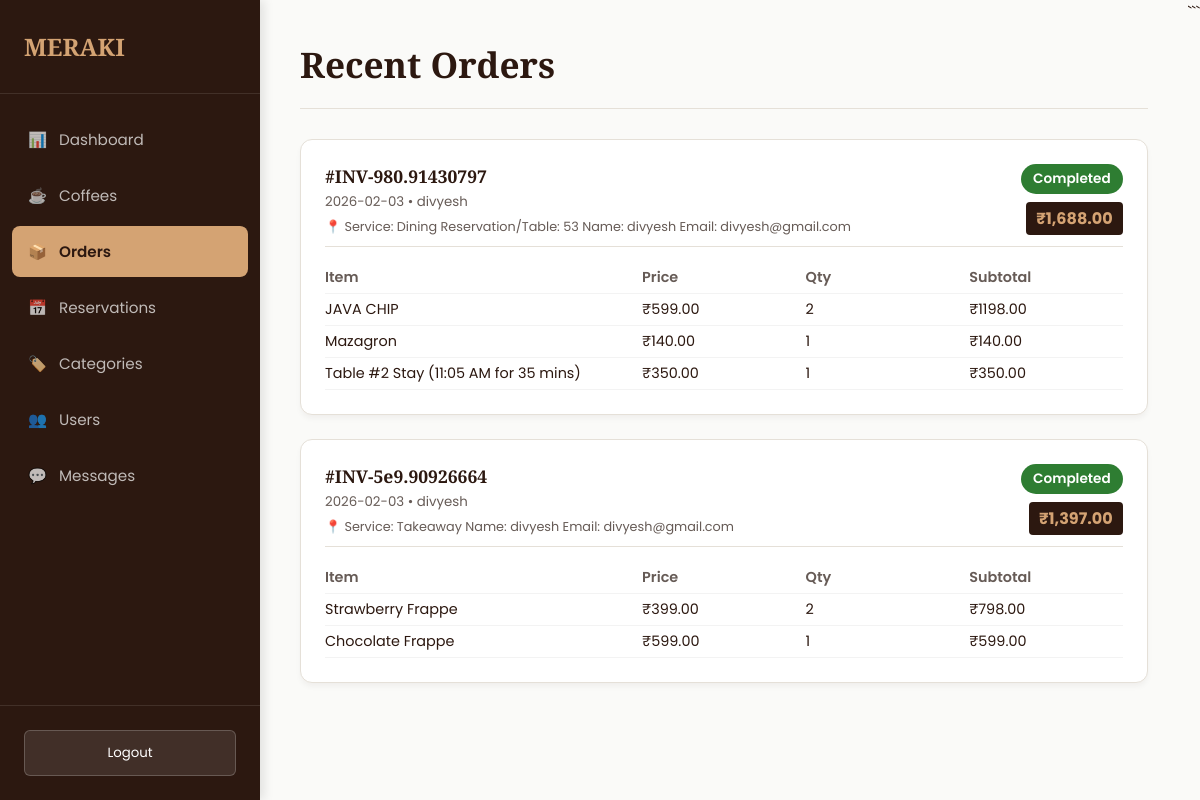
Screenshot of /Admin/orders.php (signed in) with the database file from the repository.
### tables this page shows
CREATE TABLE `orders` (
  `id` int(11) NOT NULL,
  `price` decimal(10,2) NOT NULL,
  `title` varchar(100) NOT NULL,
  `quantity` int(11) NOT NULL,
  `subtotal_amount` decimal(10,2) NOT NULL,
  `date` date NOT NULL,
  `invoice_number` varchar(100) NOT NULL,
  `status` varchar(20) DEFAULT 'Pending',
  `user_id` int(11) NOT NULL,
  `address` text NOT NULL,
  `phone` varchar(20) DEFAULT NULL
);

### Admin/orders.php (the view, shortened to what this page needs)
<?php
include '../db_connect.php';
$orders = [];
if (!$conn->connect_errno) {
    $res = $conn->query("SELECT o.*, u.username FROM orders o LEFT JOIN users u ON o.user_id = u.id ORDER BY o.date DESC, o.invoice_number DESC LIMIT 100");
    if ($res) {
        while ($row = $res->fetch_assoc()) {
            $inv = $row['invoice_number'];
            if (!isset($orders[$inv])) {
                $orders[$inv] = [
                    'invoice' => $inv,
                    'date' => $row['date'],
                    'user' => $row['username'] ?? 'Guest',
                    'address' => $row['address'],
                    'total' => 0,
                    'items' => [],
                    'status' => $row['status']
                ];
            }
            $orders[$inv]['items'][] = $row;
            $orders[$inv]['total'] += (float) $row['subtotal_amount'];
        }
    }
}
?>
<!DOCTYPE html>
<html lang="en">
<head>
</head>
<body>
    <?php include 'sidebar.php'; ?>
    <main class="main-content">
        <div class="page-header">
            <h1>Recent Orders</h1>
        </div>
        <?php foreach ($orders as $o): ?>
            <div class="card">
                <div class="order-header">
                    <div>
                        <h3 style="font-size:1.1rem;">#<?php echo $o['invoice']; ?></h3>
                        <small style="color:var(--text-secondary);"><?php echo $o['date']; ?> •
                            <?php echo $o['user']; ?></small>
                        <div style="font-size:0.8rem; margin-top:5px; color:var(--text-secondary);">📍
                            <?php echo htmlspecialchars($o['address']); ?>
                        </div>
                    </div>
                    <div>
                        <div style="display:flex; align-items:center; gap:15px;">
                            <?php
                            $order_time = strtotime($o['date']);
                            $is_recent = (time() - $order_time) < 86400;
                            $dbStatus = $o['status'] ?? 'Pending';
                            $displayStatus = $dbStatus;
                            if (($dbStatus === 'Pending' || $dbStatus === 'Confirmed') && !$is_recent) {
                                $displayStatus = 'Completed';
                            }
                            $badgeColor = ($displayStatus === 'Completed' || $displayStatus === 'Confirmed') ? '#2e7d32' : (($displayStatus === 'Cancelled') ? '#c62828' : '#f57c00');
                            ?>
                            <span
                                style="padding: 5px 12px; border-radius: 20px; font-size: 0.85rem; font-weight: 600; background: <?php echo $badgeColor; ?>; color: white;">
                                <?php echo $displayStatus; ?>
                            </span>
                        </div>
                        <div style="text-align:right; margin-top:12px;"><span
                                class="total-badge">₹<?php echo number_format($o['total'], 2); ?></span></div>
                    </div>
                </div>
                <div>
                    <div class="order-item-row" style="font-weight:600; color:var(--text-secondary);">
                        <div>Item</div>
                        <div>Price</div>
                        <div>Qty</div>
                        <div>Subtotal</div>
                    </div>
                    <?php foreach ($o['items'] as $item): ?>
                        <div class="order-item-row">
                            <div><?php echo $item['title']; ?></div>
                            <div>₹<?php echo $item['price']; ?></div>
                            <div><?php echo $item['quantity']; ?></div>
                            <div>₹<?php echo $item['subtotal_amount']; ?></div>
                        </div>
                    <?php endforeach; ?>
                </div>
            </div>
        <?php endforeach; ?>
    </main>
</body>
</html>```

### Admin/sidebar.php
<?php $cp = basename($_SERVER['PHP_SELF']); ?>
<aside class="sidebar">
    <div class="sidebar-brand">
        <span>MERAKI</span> <br><small style="font-size:0.7rem; font-family:'Poppins'; opacity:0.7;"></small>
    </div>
    <nav class="sidebar-nav">
        <a href="index.php" class="nav-link <?php echo $cp=='index.php'?'active':''; ?>">
            <span>📊</span> Dashboard
        </a>
        <a href="shop.php" class="nav-link <?php echo $cp=='shop.php'?'active':''; ?>">
            <span>☕</span> Coffees
        </a>
        <a href="orders.php" class="nav-link <?php echo $cp=='orders.php'?'active':''; ?>">
            <span>📦</span> Orders
        </a>
        <a href="table.php" class="nav-link <?php echo $cp=='table.php'?'active':''; ?>">
            <span>📅</span> Reservations
        </a>
        <a href="categories.php" class="nav-link <?php echo $cp=='categories.php'?'active':''; ?>">
            <span>🏷️</span> Categories
        </a>
        <a href="users.php" class="nav-link <?php echo $cp=='users.php'?'active':''; ?>">
            <span>👥</span> Users
        </a>
        <a href="contact.php" class="nav-link <?php echo $cp=='contact.php'?'active':''; ?>">
            <span>💬</span> Messages
        </a>
    </nav>
    <div class="sidebar-footer">
        <button class="btn-logout" onclick="window.location.href='logout.php'">Logout</button>
    </div>
</aside>

### Admin/styles.php (style rules this page uses)
:root { --sidebar-bg: #2C1810; --sidebar-hover: #3E2C26; --sidebar-active: #D4A373; --sidebar-text: #F3F0EB; --main-bg: #FAFAF8; --card-bg: #FFFFFF; --text-primary: #2C1810; --text-secondary: #665b56; --accent: #D4A373; --accent-hover: #b08d55; --border: #E5E0D8; --shadow: 0 4px 6px -1px rgba(44, 24, 16, 0.05); --shadow-lg: 0 10px 15px -3px rgba(44, 24, 16, 0.1); --danger: #ef4444; --success: #10b981; }
* { margin: 0; padding: 0; box-sizing: border-box; }
body { font-family: 'Poppins', sans-serif; background: var(--main-bg); color: var(--text-primary); min-height: 100vh; display: flex; }
h1, h2, h3, .brand-font { font-family: 'Playfair Display', serif; }
.sidebar { width: 260px; background: var(--sidebar-bg); min-height: 100vh; position: fixed; left: 0; top: 0; display: flex; flex-direction: column; color: var(--sidebar-text); z-index: 1000; box-shadow: 4px 0 10px rgba(0,0,0,0.1); }
.sidebar-brand { padding: 30px 24px; border-bottom: 1px solid rgba(255,255,255,0.1); font-size: 1.5rem; font-weight: 700; color: var(--sidebar-text); font-family: 'Playfair Display', serif; }
.sidebar-brand span { color: var(--accent); }
.sidebar-nav { flex: 1; padding: 20px 12px; }
.nav-link { display: flex; align-items: center; gap: 12px; padding: 14px 16px; color: rgba(255,255,255,0.7); text-decoration: none; border-radius: 8px; margin-bottom: 5px; transition: 0.3s; font-size: 0.95rem; }
.nav-link.active { background: var(--accent); color: var(--sidebar-bg); font-weight: 600; }
.sidebar-footer { padding: 24px; border-top: 1px solid rgba(255,255,255,0.1); }
.btn-logout { width: 100%; padding: 12px; background: rgba(255,255,255,0.1); border: 1px solid rgba(255,255,255,0.2); color: white; border-radius: 6px; cursor: pointer; transition: 0.3s; font-family: 'Poppins', sans-serif; }
.main-content { flex: 1; margin-left: 260px; padding: 40px; }
.page-header { margin-bottom: 30px; border-bottom: 1px solid var(--border); padding-bottom: 20px; }
.page-header h1 { font-size: 2.2rem; color: var(--primary); }
.card { background: var(--card-bg); border-radius: 12px; padding: 24px; box-shadow: var(--shadow); border: 1px solid var(--border); margin-bottom: 24px; }

### Admin/orders.php (style rules this page uses)
.order-header { display: flex; justify-content: space-between; border-bottom: 1px solid var(--border); padding-bottom: 10px; margin-bottom: 15px; }
.order-item-row { display: grid; grid-template-columns: 2fr 1fr 1fr 1fr; gap: 10px; font-size: 0.9rem; padding: 5px 0; border-bottom: 1px solid #f3f3f3; }
.total-badge { background: var(--text-primary); color: var(--accent); padding: 5px 10px; border-radius: 4px; font-weight: bold; }

### rows the page displays
orders: title "JAVA CHIP", price "599.00", quantity "2", subtotal_amount "1198.00"
orders: title "Mazagron", price "140.00", quantity "1", subtotal_amount "140.00"
orders: title "Table #2 Stay (11:05 AM for 35 mins)", price "350.00", quantity "1", subtotal_amount "350.00"
orders: title "Strawberry Frappe", price "399.00", quantity "2", subtotal_amount "798.00"
orders: title "Chocolate Frappe", price "599.00", quantity "1", subtotal_amount "599.00"

### other values shown
$o['invoice'] "INV-980.91430797"
$o['date'] "2026-02-03"
$o['user'] "divyesh"
$o['address'] "Service: Dining Reservation/Table: 53 Name: divyesh Email: divyesh@gmail.com"
$displayStatus "Completed"
$o['total'] "1,688.00"
$o['invoice'] "INV-5e9.90926664"
$o['address'] "Service: Takeaway Name: divyesh Email: divyesh@gmail.com"
$o['total'] "1,397.00"
